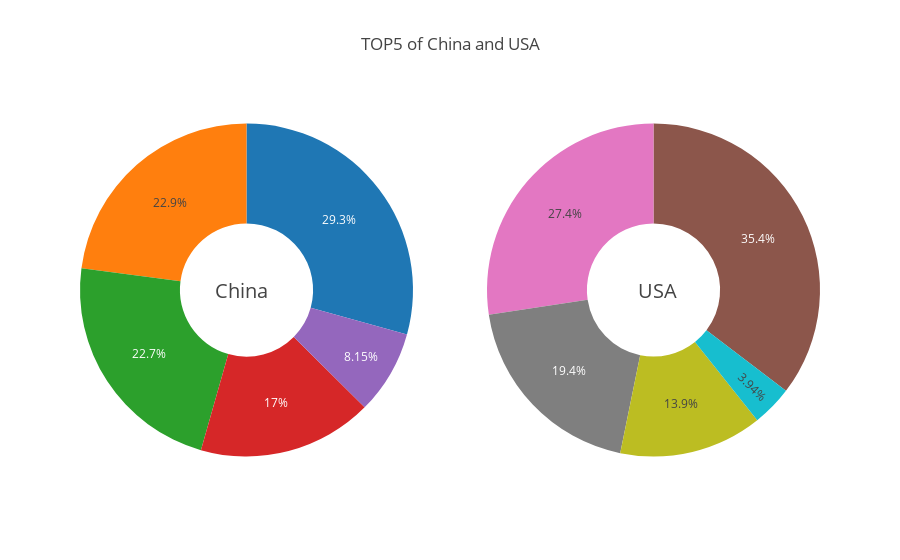

Notebook code cell kept with this figure:
### Code cell
# 获取数据集中美国的TOP5学校
dfusa = df[df['country']=='United States of America']
dfusa5 = dfusa.iloc[:5, :]
dfusa5['num_students'] = dfusa5['num_students'].apply(lambda value: float(value.replace(",", "")))    # 将字符串转化为浮点数

trace0 = go.Pie(values = dfcn5['num_students'],
                labels = dfcn5['university_name'],
                domain = dict(x=[0, .45]),
                name = 'China Top5',
                showlegend = False,
                hoverinfo = 'label + percent + name',
                textinfo = 'percent',
                hole = 0.4
              )
trace1 = go.Pie(values = dfusa5['num_students'],
                labels = dfusa5['university_name'],
                domain = dict(x=[0.55, 1]),
                name = 'USA Top5',
                showlegend = False,
                hoverinfo = 'label + percent + name',
                textinfo = 'percent',
                hole = 0.4
              )

data = go.Data([trace0, trace1])

layout = go.Layout(title="TOP5 of China and USA",
                   annotations = [dict(font={"size":20}, # 文字大小
                                      showarrow=False,
                                      text='China',    # 显示在环形图中央的文本
                                      x=0.18,          # 文本的显示位置
                                      y=0.5,
                                     ),
                                  dict(font={'size':20},
                                       showarrow=False,
                                       text='USA',
                                       x=0.81,
                                       y=0.5
                                      )]
                  )
figure = go.Figure(data=data, layout=layout)
py.offline.iplot(figure)

### Figure 1 — Plotly figure (JSON) as saved in the notebook; plotly's stock layout.template omitted (floating-point values rounded to 4 significant figures)
{"data": [{"domain": {"x": [0, 0.45]}, "hole": 0.4, "hoverinfo": "label+percent+name", "labels": ["Peking University", "University of Science and Technology of China", "Tsinghua University", "Nanjing University", "Sun Yat-sen University"], "name": "China Top5", "showlegend": false, "textinfo": "percent", "type": "pie", "uid": "98883162-2c34-11e9-8414-920014f8e201", "values": [40148, 14290, 39763, 29743, 51351]}, {"domain": {"x": [0.55, 1]}, "hole": 0.4, "hoverinfo": "label+percent+name", "labels": ["Harvard University", "California Institute of Technology", "Massachusetts Institute of Technology", "Stanford University", "Princeton University"], "name": "USA Top5", "showlegend": false, "textinfo": "percent", "type": "pie", "uid": "988832de-2c34-11e9-8414-920014f8e201", "values": [20152, 2243, 11074, 15596, 7929]}], "layout": {"annotations": [{"font": {"size": 20}, "showarrow": false, "text": "China", "x": 0.18, "y": 0.5}, {"font": {"size": 20}, "showarrow": false, "text": "USA", "x": 0.81, "y": 0.5}], "title": "TOP5 of China and USA"}}
